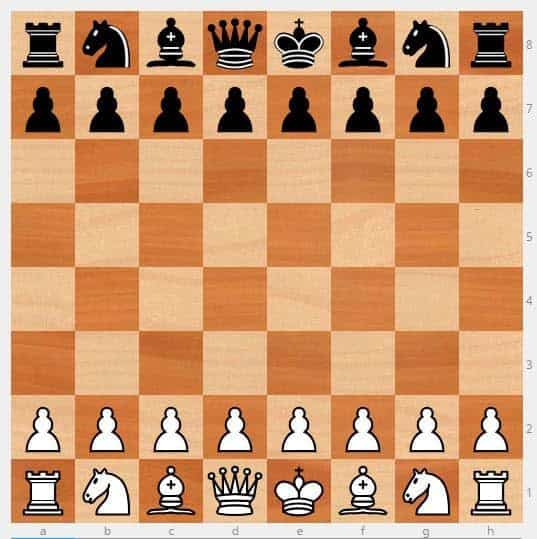
//> input picture data/chess.jpg, 537 x 539 px
$ ./main   (built with g++ and OpenCV 4)
//> lines starting //> are read from the running program, lines starting //| are printed output that depends on the picture
/**
 * @file main.cpp
 * @brief Hough Line Transform detection using Standard and Probabilistic methods
 * @author José Miguel Guerrero Hernández
 * @note The Hough Transform is a feature extraction technique used to detect lines.
 *       It transforms points in (x,y) space to lines in (rho,theta) parameter space.
 *       Standard Hough: detects infinite lines using (rho, theta) representation
 *       Probabilistic Hough: more efficient, returns finite line segments
 */

#include <cstdlib>
#include <opencv2/imgcodecs.hpp>
#include <opencv2/highgui.hpp>
#include <opencv2/imgproc.hpp>
#include <iostream>
#include <vector>

int main(int argc, char ** argv)
{
  // Load input image
  const std::string image_path = argc >= 2 ? argv[1] : "chess.jpg";
  cv::Mat src = cv::imread(cv::samples::findFile(image_path), cv::IMREAD_COLOR);
//> src is the input picture: 539 rows x 537 cols, CV_8UC3; mean B, G, R 114.3, 154.2, 205.2

  if (src.empty()) {
    std::cerr << "Error: Could not open or find the image!" << std::endl;
    std::cerr << "Path: " << image_path << std::endl;
    std::cerr << "Usage: " << argv[0] << " <Input image>" << std::endl;
    return EXIT_FAILURE;
  }

  // ========================================
  // Preprocessing
  // ========================================

  // Convert to grayscale (Canny requires single-channel image)
  cv::Mat gray;
  cv::cvtColor(src, gray, cv::COLOR_BGR2GRAY);
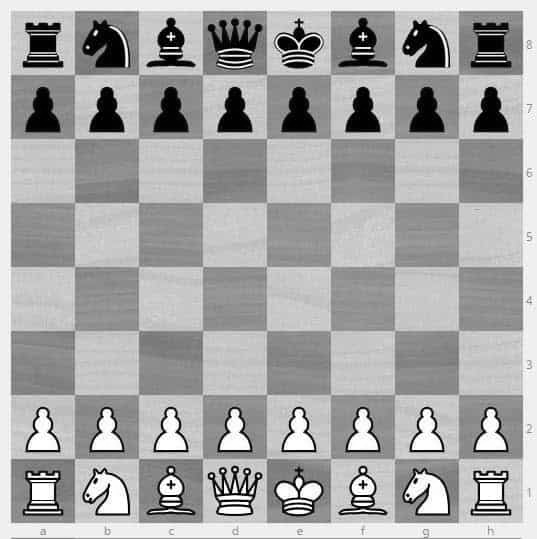
//> gray: 539 rows x 537 cols, CV_8UC1; min 0, max 255, mean 164.9

  // Canny edge detection as preprocessing for Hough Transform
  // The Hough Transform works on binary edge images (white edges on black background)
  cv::Mat edges;
  cv::Canny(gray, edges, 50, 200, 3);
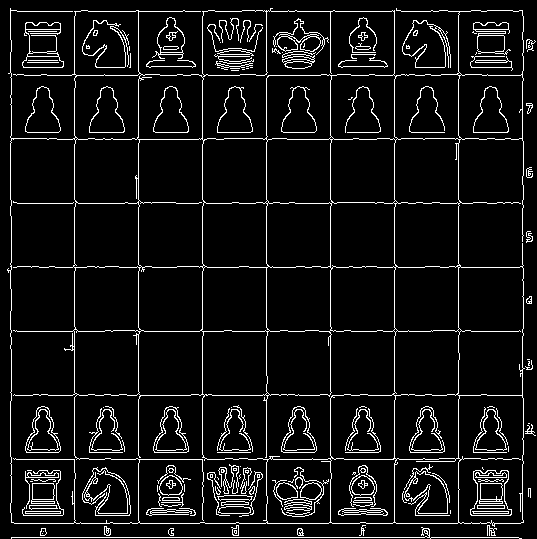
//> edges: 539 rows x 537 cols, CV_8UC1; 7.5% white in thin lines or dots

  // Convert edge image to BGR for colored line visualization
  cv::Mat standard_hough_result, probabilistic_hough_result;
  cv::cvtColor(edges, standard_hough_result, cv::COLOR_GRAY2BGR);
//> standard_hough_result: 539 rows x 537 cols, CV_8UC3; 7.5% white in thin lines or dots
  probabilistic_hough_result = standard_hough_result.clone();

  // ========================================
  // Method 1: Standard Hough Line Transform
  // ========================================

  // cv::HoughLines(image, lines, rho, theta, threshold, srn, stn)
  // Detects infinite lines in parameter space (rho, theta)
  // Parameters:
  //   image: 8-bit, single-channel binary source image (edge map)
  //   lines: output vector of lines as (rho, theta) pairs
  //     rho: perpendicular distance from origin to the line
  //     theta: angle of the perpendicular in radians [0, π]
  //   rho: distance resolution in pixels (1 pixel)
  //   theta: angle resolution in radians (1° = CV_PI/180)
  //   threshold: accumulator threshold - minimum votes to detect line (200)
  //   srn, stn: for multi-scale Hough transform (0 = disabled)
  std::vector<cv::Vec2f> lines;
  cv::HoughLines(edges, lines, 1, CV_PI / 180, 200, 0, 0);
//> lines = 23 lines (rho, theta), first 12: [537, 1.57], [394, 0], [138, 0], [330, 0], [458, 0], [266, 0], [74, 0], [523, 1.57], [202, 0], [11, 1.57], [331, 1.57], [459, 1.57]

  // Draw detected lines on the image
  // Lines are in (rho, theta) polar form - convert to Cartesian endpoints
  // Line equation: x*cos(θ) + y*sin(θ) = ρ
  for (size_t i = 0; i < lines.size(); i++) {
    float rho = lines[i][0], theta = lines[i][1];
    cv::Point pt1, pt2;
    double a = std::cos(theta), b = std::sin(theta);
    double x0 = a * rho, y0 = b * rho;  // Point on the line closest to origin
    // Extend line to image boundaries (1000 pixels in each direction)
    pt1.x = cvRound(x0 + 1000 * (-b));
    pt1.y = cvRound(y0 + 1000 * (a));
    pt2.x = cvRound(x0 - 1000 * (-b));
    pt2.y = cvRound(y0 - 1000 * (a));
    cv::line(standard_hough_result, pt1, pt2, cv::Scalar(0, 0, 255), 3, cv::LINE_AA);
  }
//> this loop made 23 passes
//> (rho, theta, a, b, x0, y0) on passes 1 to 12: (537, 1.57, -4.37e-08, 1, -2.35e-05, 537), (394, 0, 1, 0, 394, 0), (138, 0, 1, 0, 138, 0), (330, 0, 1, 0, 330, 0), (458, 0, 1, 0, 458, 0), (266, 0, 1, 0, 266, 0), (74, 0, 1, 0, 74, 0), (523, 1.57, -4.37e-08, 1, -2.29e-05, 523), (202, 0, 1, 0, 202, 0), (11, 1.57, -4.37e-08, 1, -4.81e-07, 11), (331, 1.57, -4.37e-08, 1, -1.45e-05, 331), (459, 1.57, -4.37e-08, 1, -2.01e-05, 459)
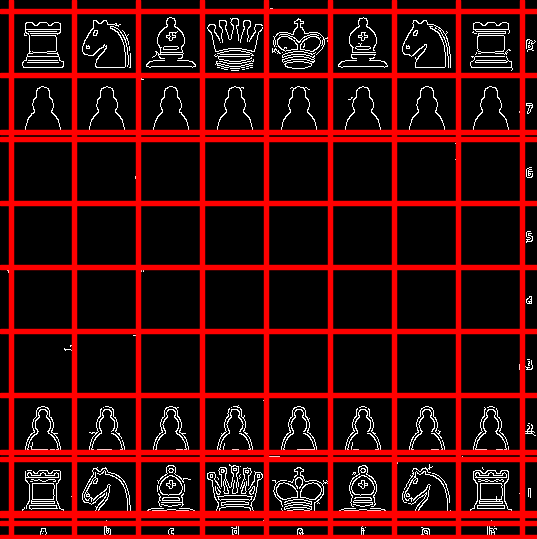
//> standard_hough_result: 539 rows x 537 cols, CV_8UC3; mean B, G, R 9.1, 9.1, 63.1

  // ========================================
  // Method 2: Probabilistic Hough Line Transform
  // ========================================

  // cv::HoughLinesP(image, lines, rho, theta, threshold, minLineLength, maxLineGap)
  // More efficient variant that returns finite line segments with endpoints
  // Parameters:
  //   lines: output vector of line segments as (x1, y1, x2, y2)
  //   threshold: accumulator threshold (50 votes)
  //   minLineLength: minimum length of line segment to detect (50 pixels)
  //   maxLineGap: maximum gap between points to join as single line (10 pixels)
  std::vector<cv::Vec4i> linesP;
  cv::HoughLinesP(edges, linesP, 1, CV_PI / 180, 50, 50, 10);
//> linesP = 62 lines (x1, y1, x2, y2), first 8: [394, 522, 394, 10], [202, 522, 202, 11], [11, 537, 518, 537], [138, 522, 138, 10], [330, 522, 330, 11], [458, 522, 458, 11], [266, 522, 266, 10], [14, 523, 520, 523]

  // Draw detected line segments
  // Each line is already represented as (x1, y1, x2, y2) endpoints - no conversion needed
  for (size_t i = 0; i < linesP.size(); i++) {
    cv::Vec4i l = linesP[i];
    cv::line(probabilistic_hough_result, cv::Point(l[0], l[1]), cv::Point(l[2], l[3]),
             cv::Scalar(0, 0, 255), 3, cv::LINE_AA);
  }
//> this loop made 62 passes
//> l on passes 1 to 12: [394, 522, 394, 10], [202, 522, 202, 11], [11, 537, 518, 537], [138, 522, 138, 10], [330, 522, 330, 11], [458, 522, 458, 11], [266, 522, 266, 10], [14, 523, 520, 523], [74, 522, 74, 11], [11, 75, 144, 75], [319, 331, 432, 331], [199, 267, 365, 267]
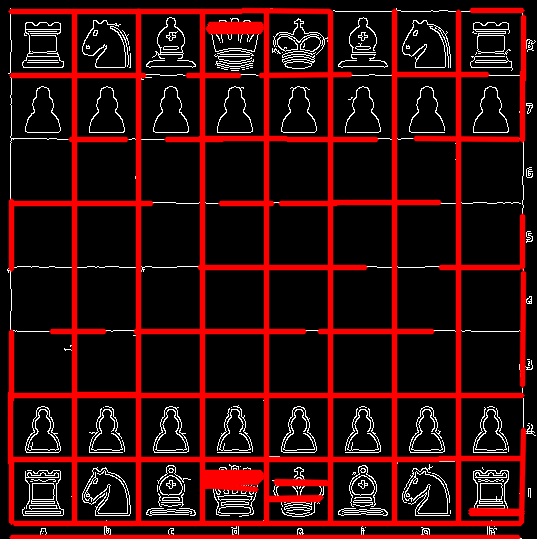
//> probabilistic_hough_result: 539 rows x 537 cols, CV_8UC3; mean B, G, R 10.8, 10.8, 51.7

  // Display results
  cv::imshow("1. Original", src);
  cv::imshow("2. Grayscale", gray);
  cv::imshow("3. Edges (Canny)", edges);
  cv::imshow("4. Standard Hough Lines", standard_hough_result);
  cv::imshow("5. Probabilistic Hough Lines", probabilistic_hough_result);

  // Wait for user input and exit
  cv::waitKey(0);
  return EXIT_SUCCESS;
}

$ run again, with data/HappyFish.jpg copied over data/chess.jpg
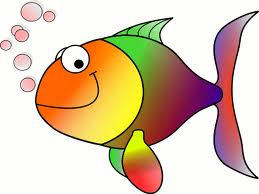
//> input picture data/HappyFish.jpg, 259 x 194 px
//> src is the input picture: 194 rows x 259 cols, CV_8UC3; mean B, G, R 170.8, 196.4, 219.3
//> `cv::Canny(gray, edges, 50, 200, 3);`:
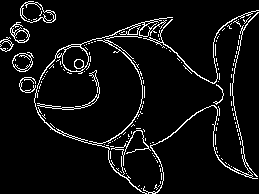
//> edges: 194 rows x 259 cols, CV_8UC1; 6.4% white in thin lines or dots
//> standard_hough_result: 194 rows x 259 cols, CV_8UC3; 6.4% white in thin lines or dots
//> lines = empty
//> linesP = 6 lines (x1, y1, x2, y2): [57, 51, 169, 17], [144, 22, 197, 75], [63, 135, 121, 147], [66, 49, 139, 31], [230, 84, 248, 176], [127, 146, 144, 90]
//> the loop `for (size_t i = 0; i < linesP.size(); i++)` made 6 passes
//> after the loop `for (size_t i = 0; i < linesP.size(); i++)`:
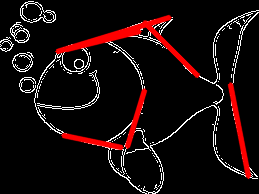
//> probabilistic_hough_result: 194 rows x 259 cols, CV_8UC3; mean B, G, R 12.4, 12.4, 24.6

$ run again, with data/Histogram_Comparison_Source_0.jpg copied over data/chess.jpg
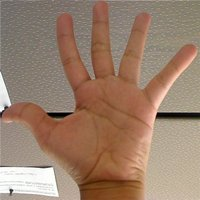
//> input picture data/Histogram_Comparison_Source_0.jpg, 200 x 200 px
//> src is the input picture: 200 rows x 200 cols, CV_8UC3; mean B, G, R 107.8, 127.1, 154.3
//> `cv::Canny(gray, edges, 50, 200, 3);`:
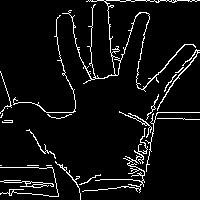
//> edges: 200 rows x 200 cols, CV_8UC1; 6.1% white in thin lines or dots
//> standard_hough_result: 200 rows x 200 cols, CV_8UC3; 6.1% white in thin lines or dots
//> lines = empty
//> linesP = 6 lines (x1, y1, x2, y2): [88, 0, 199, 0], [143, 186, 157, 108], [145, 125, 196, 50], [136, 81, 149, 14], [0, 167, 66, 167], [91, 63, 92, 1]
//> the loop `for (size_t i = 0; i < linesP.size(); i++)` made 6 passes
//> after the loop `for (size_t i = 0; i < linesP.size(); i++)`:
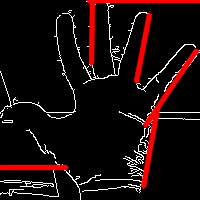
//> probabilistic_hough_result: 200 rows x 200 cols, CV_8UC3; mean B, G, R 11.5, 11.5, 26.4
